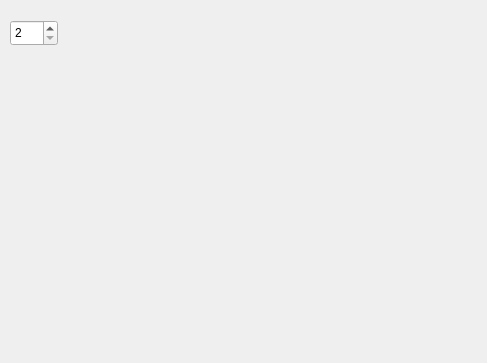
<?xml version="1.0" encoding="UTF-8"?>
<ui version="4.0">
 <class>StartDialog</class>
 <widget class="QDialog" name="StartDialog">
  <property name="geometry">
   <rect>
    <x>0</x>
    <y>0</y>
    <width>487</width>
    <height>363</height>
   </rect>
  </property>
  <property name="sizePolicy">
   <sizepolicy hsizetype="Expanding" vsizetype="Expanding">
    <horstretch>0</horstretch>
    <verstretch>0</verstretch>
   </sizepolicy>
  </property>
  <property name="windowTitle">
   <string>Uppoava maailma</string>
  </property>
  <property name="toolTipDuration">
   <number>1</number>
  </property>
  <widget class="QSpinBox" name="playerCountSpinBox">
   <property name="geometry">
    <rect>
     <x>10</x>
     <y>20</y>
     <width>48</width>
     <height>26</height>
    </rect>
   </property>
   <property name="minimum">
    <number>2</number>
   </property>
   <property name="maximum">
    <number>4</number>
   </property>
  </widget>
  <widget class="QWidget" name="formLayoutWidget">
   <property name="geometry">
    <rect>
     <x>10</x>
     <y>70</y>
     <width>381</width>
     <height>211</height>
    </rect>
   </property>
   <layout class="QFormLayout" name="playerNamesLayout"/>
  </widget>
 </widget>
 <resources/>
 <connections/>
</ui>
